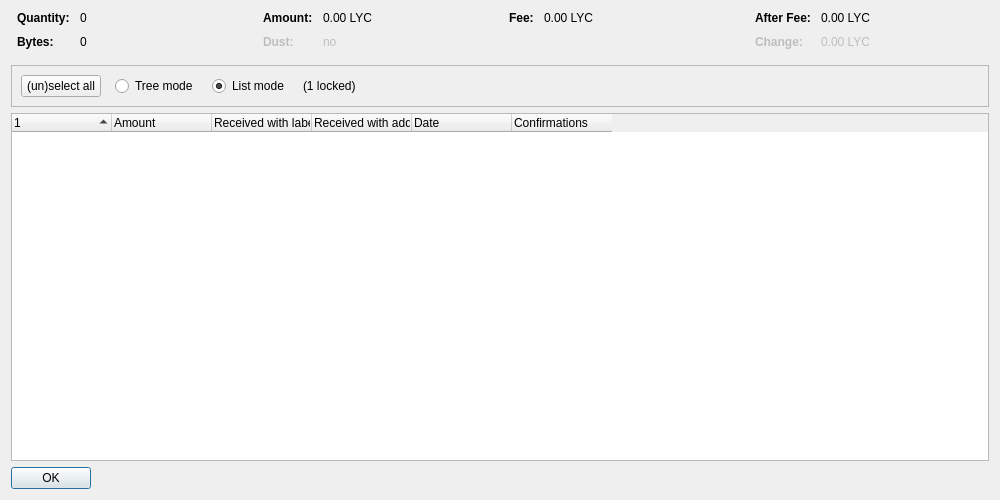
<?xml version="1.0" encoding="UTF-8"?>
<ui version="4.0">
 <class>CoinControlDialog</class>
 <widget class="QDialog" name="CoinControlDialog">
  <property name="geometry">
   <rect>
    <x>0</x>
    <y>0</y>
    <width>1000</width>
    <height>500</height>
   </rect>
  </property>
  <property name="windowTitle">
   <string>Coin Selection</string>
  </property>
  <layout class="QVBoxLayout" name="verticalLayout">
   <item>
    <layout class="QHBoxLayout" name="horizontalLayoutTop" stretch="0,0,0,0">
     <property name="topMargin">
      <number>0</number>
     </property>
     <property name="bottomMargin">
      <number>10</number>
     </property>
     <item>
      <layout class="QFormLayout" name="formLayoutCoinControl1">
       <property name="horizontalSpacing">
        <number>10</number>
       </property>
       <property name="verticalSpacing">
        <number>10</number>
       </property>
       <property name="leftMargin">
        <number>6</number>
       </property>
       <property name="rightMargin">
        <number>6</number>
       </property>
       <item row="0" column="0">
        <widget class="QLabel" name="labelCoinControlQuantityText">
         <property name="font">
          <font>
           <weight>75</weight>
           <bold>true</bold>
          </font>
         </property>
         <property name="text">
          <string>Quantity:</string>
         </property>
        </widget>
       </item>
       <item row="0" column="1">
        <widget class="QLabel" name="labelCoinControlQuantity">
         <property name="cursor">
          <cursorShape>IBeamCursor</cursorShape>
         </property>
         <property name="contextMenuPolicy">
          <enum>Qt::ActionsContextMenu</enum>
         </property>
         <property name="text">
          <string notr="true">0</string>
         </property>
         <property name="textInteractionFlags">
          <set>Qt::LinksAccessibleByMouse|Qt::TextSelectableByKeyboard|Qt::TextSelectableByMouse</set>
         </property>
        </widget>
       </item>
       <item row="1" column="0">
        <widget class="QLabel" name="labelCoinControlBytesText">
         <property name="font">
          <font>
           <weight>75</weight>
           <bold>true</bold>
          </font>
         </property>
         <property name="text">
          <string>Bytes:</string>
         </property>
        </widget>
       </item>
       <item row="1" column="1">
        <widget class="QLabel" name="labelCoinControlBytes">
         <property name="cursor">
          <cursorShape>IBeamCursor</cursorShape>
         </property>
         <property name="contextMenuPolicy">
          <enum>Qt::ActionsContextMenu</enum>
         </property>
         <property name="text">
          <string notr="true">0</string>
         </property>
         <property name="textInteractionFlags">
          <set>Qt::LinksAccessibleByMouse|Qt::TextSelectableByKeyboard|Qt::TextSelectableByMouse</set>
         </property>
        </widget>
       </item>
      </layout>
     </item>
     <item>
      <layout class="QFormLayout" name="formLayoutCoinControl2">
       <property name="horizontalSpacing">
        <number>10</number>
       </property>
       <property name="verticalSpacing">
        <number>10</number>
       </property>
       <property name="leftMargin">
        <number>6</number>
       </property>
       <property name="rightMargin">
        <number>6</number>
       </property>
       <item row="0" column="0">
        <widget class="QLabel" name="labelCoinControlAmountText">
         <property name="font">
          <font>
           <weight>75</weight>
           <bold>true</bold>
          </font>
         </property>
         <property name="text">
          <string>Amount:</string>
         </property>
        </widget>
       </item>
       <item row="0" column="1">
        <widget class="QLabel" name="labelCoinControlAmount">
         <property name="cursor">
          <cursorShape>IBeamCursor</cursorShape>
         </property>
         <property name="contextMenuPolicy">
          <enum>Qt::ActionsContextMenu</enum>
         </property>
         <property name="text">
          <string notr="true">0.00 LYC</string>
         </property>
         <property name="textInteractionFlags">
          <set>Qt::LinksAccessibleByMouse|Qt::TextSelectableByKeyboard|Qt::TextSelectableByMouse</set>
         </property>
        </widget>
       </item>
       <item row="1" column="0">
        <widget class="QLabel" name="labelCoinControlLowOutputText">
         <property name="enabled">
          <bool>false</bool>
         </property>
         <property name="font">
          <font>
           <weight>75</weight>
           <bold>true</bold>
          </font>
         </property>
         <property name="text">
          <string>Dust:</string>
         </property>
        </widget>
       </item>
       <item row="1" column="1">
        <widget class="QLabel" name="labelCoinControlLowOutput">
         <property name="enabled">
          <bool>false</bool>
         </property>
         <property name="cursor">
          <cursorShape>IBeamCursor</cursorShape>
         </property>
         <property name="contextMenuPolicy">
          <enum>Qt::ActionsContextMenu</enum>
         </property>
         <property name="text">
          <string notr="true">no</string>
         </property>
         <property name="textInteractionFlags">
          <set>Qt::LinksAccessibleByMouse|Qt::TextSelectableByKeyboard|Qt::TextSelectableByMouse</set>
         </property>
        </widget>
       </item>
      </layout>
     </item>
     <item>
      <layout class="QFormLayout" name="formLayoutCoinControl3">
       <property name="horizontalSpacing">
        <number>10</number>
       </property>
       <property name="verticalSpacing">
        <number>10</number>
       </property>
       <property name="leftMargin">
        <number>6</number>
       </property>
       <property name="rightMargin">
        <number>6</number>
       </property>
       <item row="0" column="0">
        <widget class="QLabel" name="labelCoinControlFeeText">
         <property name="font">
          <font>
           <weight>75</weight>
           <bold>true</bold>
          </font>
         </property>
         <property name="text">
          <string>Fee:</string>
         </property>
        </widget>
       </item>
       <item row="0" column="1">
        <widget class="QLabel" name="labelCoinControlFee">
         <property name="cursor">
          <cursorShape>IBeamCursor</cursorShape>
         </property>
         <property name="contextMenuPolicy">
          <enum>Qt::ActionsContextMenu</enum>
         </property>
         <property name="text">
          <string notr="true">0.00 LYC</string>
         </property>
         <property name="textInteractionFlags">
          <set>Qt::LinksAccessibleByMouse|Qt::TextSelectableByKeyboard|Qt::TextSelectableByMouse</set>
         </property>
        </widget>
       </item>
      </layout>
     </item>
     <item>
      <layout class="QFormLayout" name="formLayoutCoinControl4">
       <property name="horizontalSpacing">
        <number>10</number>
       </property>
       <property name="verticalSpacing">
        <number>10</number>
       </property>
       <property name="leftMargin">
        <number>6</number>
       </property>
       <property name="rightMargin">
        <number>6</number>
       </property>
       <item row="0" column="0">
        <widget class="QLabel" name="labelCoinControlAfterFeeText">
         <property name="font">
          <font>
           <weight>75</weight>
           <bold>true</bold>
          </font>
         </property>
         <property name="text">
          <string>After Fee:</string>
         </property>
        </widget>
       </item>
       <item row="0" column="1">
        <widget class="QLabel" name="labelCoinControlAfterFee">
         <property name="cursor">
          <cursorShape>IBeamCursor</cursorShape>
         </property>
         <property name="contextMenuPolicy">
          <enum>Qt::ActionsContextMenu</enum>
         </property>
         <property name="text">
          <string notr="true">0.00 LYC</string>
         </property>
         <property name="textInteractionFlags">
          <set>Qt::LinksAccessibleByMouse|Qt::TextSelectableByKeyboard|Qt::TextSelectableByMouse</set>
         </property>
        </widget>
       </item>
       <item row="1" column="0">
        <widget class="QLabel" name="labelCoinControlChangeText">
         <property name="enabled">
          <bool>false</bool>
         </property>
         <property name="font">
          <font>
           <weight>75</weight>
           <bold>true</bold>
          </font>
         </property>
         <property name="text">
          <string>Change:</string>
         </property>
        </widget>
       </item>
       <item row="1" column="1">
        <widget class="QLabel" name="labelCoinControlChange">
         <property name="enabled">
          <bool>false</bool>
         </property>
         <property name="cursor">
          <cursorShape>IBeamCursor</cursorShape>
         </property>
         <property name="contextMenuPolicy">
          <enum>Qt::ActionsContextMenu</enum>
         </property>
         <property name="text">
          <string notr="true">0.00 LYC</string>
         </property>
         <property name="textInteractionFlags">
          <set>Qt::LinksAccessibleByMouse|Qt::TextSelectableByKeyboard|Qt::TextSelectableByMouse</set>
         </property>
        </widget>
       </item>
      </layout>
     </item>
    </layout>
   </item>
   <item>
    <widget class="QFrame" name="frame">
     <property name="minimumSize">
      <size>
       <width>0</width>
       <height>40</height>
      </size>
     </property>
     <property name="frameShape">
      <enum>QFrame::StyledPanel</enum>
     </property>
     <property name="frameShadow">
      <enum>QFrame::Sunken</enum>
     </property>
     <layout class="QHBoxLayout" name="horizontalLayout">
      <item>
       <layout class="QHBoxLayout" name="horizontalLayoutPanel" stretch="0,0,0,0,0">
        <property name="spacing">
         <number>14</number>
        </property>
        <item>
         <widget class="QPushButton" name="pushButtonSelectAll">
          <property name="sizePolicy">
           <sizepolicy hsizetype="Maximum" vsizetype="Fixed">
            <horstretch>0</horstretch>
            <verstretch>0</verstretch>
           </sizepolicy>
          </property>
          <property name="text">
           <string>(un)select all</string>
          </property>
          <property name="autoDefault">
           <bool>false</bool>
          </property>
         </widget>
        </item>
        <item>
         <widget class="QRadioButton" name="radioTreeMode">
          <property name="sizePolicy">
           <sizepolicy hsizetype="Maximum" vsizetype="Fixed">
            <horstretch>0</horstretch>
            <verstretch>0</verstretch>
           </sizepolicy>
          </property>
          <property name="text">
           <string>Tree mode</string>
          </property>
         </widget>
        </item>
        <item>
         <widget class="QRadioButton" name="radioListMode">
          <property name="sizePolicy">
           <sizepolicy hsizetype="Maximum" vsizetype="Fixed">
            <horstretch>0</horstretch>
            <verstretch>0</verstretch>
           </sizepolicy>
          </property>
          <property name="text">
           <string>List mode</string>
          </property>
          <property name="checked">
           <bool>true</bool>
          </property>
         </widget>
        </item>
        <item>
         <widget class="QLabel" name="labelLocked">
          <property name="text">
           <string notr="true">(1 locked)</string>
          </property>
         </widget>
        </item>
        <item>
         <spacer name="horizontalSpacer">
          <property name="orientation">
           <enum>Qt::Horizontal</enum>
          </property>
          <property name="sizeHint" stdset="0">
           <size>
            <width>40</width>
            <height>20</height>
           </size>
          </property>
         </spacer>
        </item>
       </layout>
      </item>
     </layout>
    </widget>
   </item>
   <item>
    <widget class="CoinControlTreeWidget" name="treeWidget">
     <property name="contextMenuPolicy">
      <enum>Qt::CustomContextMenu</enum>
     </property>
     <property name="sortingEnabled">
      <bool>false</bool>
     </property>
     <property name="columnCount">
      <number>6</number>
     </property>
     <attribute name="headerShowSortIndicator" stdset="0">
      <bool>true</bool>
     </attribute>
     <attribute name="headerStretchLastSection">
      <bool>false</bool>
     </attribute>
     <column>
      <property name="text">
       <string/>
      </property>
     </column>
     <column>
      <property name="text">
       <string>Amount</string>
      </property>
     </column>
     <column>
      <property name="text">
       <string>Received with label</string>
      </property>
     </column>
     <column>
      <property name="text">
       <string>Received with address</string>
      </property>
     </column>
     <column>
      <property name="text">
       <string>Date</string>
      </property>
     </column>
     <column>
      <property name="text">
       <string>Confirmations</string>
      </property>
      <property name="toolTip">
       <string>Confirmed</string>
      </property>
     </column>
     <column>
      <property name="text">
       <string/>
      </property>
     </column>
     <column>
      <property name="text">
       <string/>
      </property>
     </column>
     <column>
      <property name="text">
       <string/>
      </property>
     </column>
     <column>
      <property name="text">
       <string/>
      </property>
     </column>
    </widget>
   </item>
   <item>
    <widget class="QDialogButtonBox" name="buttonBox">
     <property name="sizePolicy">
      <sizepolicy hsizetype="Maximum" vsizetype="Fixed">
       <horstretch>0</horstretch>
       <verstretch>0</verstretch>
      </sizepolicy>
     </property>
     <property name="orientation">
      <enum>Qt::Horizontal</enum>
     </property>
     <property name="standardButtons">
      <set>QDialogButtonBox::Ok</set>
     </property>
    </widget>
   </item>
  </layout>
 </widget>
 <customwidgets>
  <customwidget>
   <class>CoinControlTreeWidget</class>
   <extends>QTreeWidget</extends>
   <header>qt/coincontroltreewidget.h</header>
  </customwidget>
 </customwidgets>
 <resources/>
 <connections/>
</ui>
